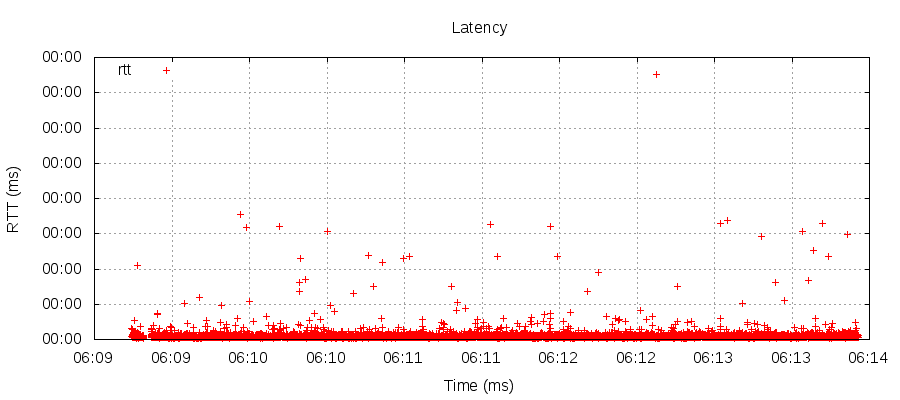

Here is the gnuplot script that generated this plot:
set datafile separator ","
set terminal png size 900,400
set title "Latency"
set ylabel "RTT (ms)"
set xlabel "Time (ms)"
set xdata time
set ydata time
set timefmt "%s.%.9S"
set key left top
set grid
plot "doop2.txt" using 1:2 title 'rtt'
